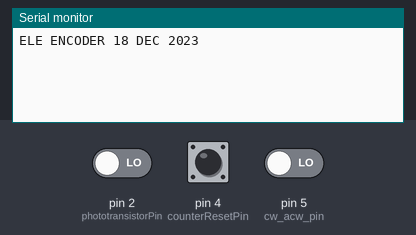
Simulated run of this sketch. Board: Arduino Mega 2560, built with avr-gcc and run on an emulated ATmega2560. Parts: the last lines printed to the serial monitor. The inputs (shaded band) are chosen by the test bench; at power-on: pin 2 (phototransistorPin) LOW, pin 4 (counterResetPin) LOW, pin 5 (cw_acw_pin) LOW.

Above: at 1.2 s.
1.3 s: pin 2 (phototransistorPin) driven HIGH
At 2.3 s:
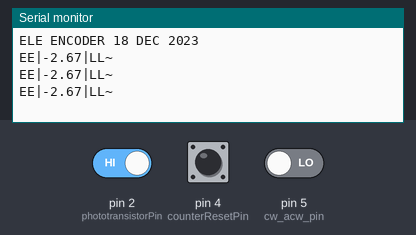
2.8 s: pin 4 (counterResetPin) pulled HIGH for 0.15 s
At 3.9 s:
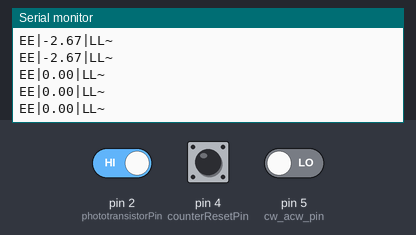
4.4 s: pin 2 (phototransistorPin) driven LOW
At 4.9 s:
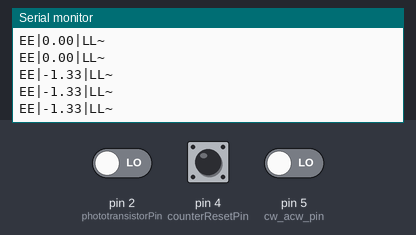
Timing chart, 0 to 7.4 s (numbered marks = the images above; inputs shaded):
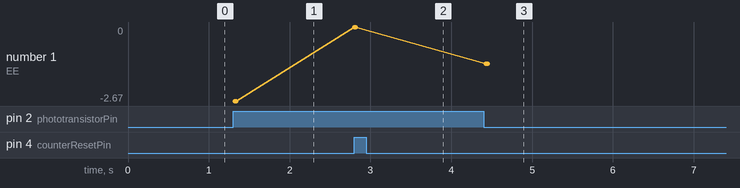

Measured:
- after the input at 1.3 s, the serial monitor: prints a new line at once (image 1)
- after the input at 2.8 s, the serial monitor: prints a new line at once (image 2)
- after the input at 4.4 s, the serial monitor: prints a new line at once (image 3)
- plotted number 1: -2.67 → 0 after the input at 2.8 s, 0 → -1.33 after the input at 4.4 s

The sketch:

ele_nano_encoder.ino
```cpp
String ver = "ELE ENCODER 18 DEC 2023";

const int phototransistorPin = 2;  // You can change the pin number based on your connection
volatile int encoderCount = 0;
volatile bool lastState = HIGH;
int cw_acw_pin = 5; //d25 ----mega
int counterResetPin = 4; //d24 ----mega

bool cw = true;
bool reset = false;

void setup() {
  pinMode(phototransistorPin, INPUT);
  pinMode(cw_acw_pin, INPUT);
  pinMode(counterResetPin, INPUT);

  Serial.begin(115200);
  Serial.println(ver);
}

void loop() {
  if (digitalRead(counterResetPin) == HIGH) {
    encoderCount = 0;
  }

  if (digitalRead(cw_acw_pin) == HIGH) {
    cw = true;
  } else {
    cw = false;
  }

  updateEncoder();

  delay(30);
}

void updateEncoder() {
  // Read the current state of the phototransistor
  bool currentState = digitalRead(phototransistorPin);

  // Check for a rising edge
  if (currentState == HIGH && lastState == LOW) {
    if (cw) {
      encoderCount++;
    } else {
      encoderCount--;
    }
    //Serial.println("Make detected");
  }

  // Check for a falling edge
  if (currentState == LOW && lastState == HIGH) {
    if (cw) {
      encoderCount++;
    } else {
      encoderCount--;
    }
    //Serial.println("Break detected");
  }

  // Check if encoderCount has changed
  static int previousEncoderCount = encoderCount;
  if (encoderCount != previousEncoderCount) {
    // Update the previous value
    previousEncoderCount = encoderCount;


    double AZ_Angle = encoderCount * 1.3333333333;

    String outputString = "EE|" + String(AZ_Angle, 2) + "|LL~";
    Serial.println(outputString);
    delay(7);
    Serial.println(outputString);
    delay(13);
    Serial.println(outputString);
    delay(17);

  }

  // Update the last state
  lastState = currentState;
}
```
